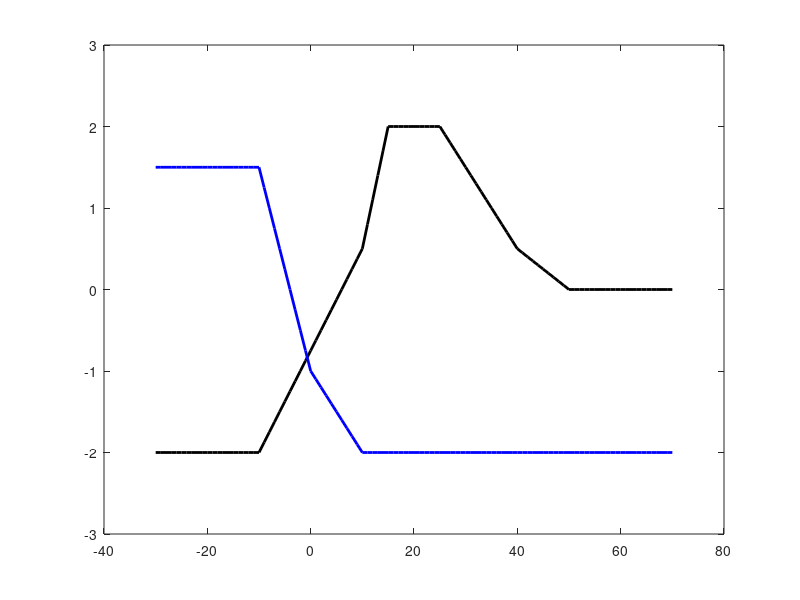

Source code (MATLAB):
clear all
close all
centerlinebox=-30:70;
sidebox=-30:70;
numtcl=numel(centerlinebox);
numstd=numel(sidebox);

for pp=1:numtcl
    if (centerlinebox(pp)>=-10 & centerlinebox(pp)<10) 
        llscore(pp)=0.125*centerlinebox(pp)-0.75;
    elseif (centerlinebox(pp)>=10 & centerlinebox(pp)<15)
        llscore(pp)=0.3*centerlinebox(pp)-2.5;
    elseif (centerlinebox(pp)>=15 & centerlinebox(pp)<=25)
        llscore(pp)=2;
    elseif (centerlinebox(pp)>25 & centerlinebox(pp)<40)
        llscore(pp)=-0.1*centerlinebox(pp)+4.5;
    elseif (centerlinebox(pp)>=40 & centerlinebox(pp)<50)
        llscore(pp)=-0.05*centerlinebox(pp)+2.5;
    elseif (centerlinebox(pp)>=50 )
        llscore(pp)=0;
    elseif (centerlinebox(pp)<-10)
        llscore(pp)=-2;
    end
%     clscore(pp)=(sum(llscore(:)));
end
 
for ppp=1:numtcl
    if (sidebox(ppp)>=-10 & sidebox(ppp)<0) 
        ssscore(ppp)=-0.25*sidebox(ppp)-1;
    elseif (sidebox(ppp)>=0 & sidebox(ppp)<10) 
        ssscore(ppp)=-0.1*sidebox(ppp)-1;
    elseif (sidebox(ppp)>=10)
        ssscore(ppp)=-2;
    elseif (sidebox(ppp)<-10)
        ssscore(ppp)=1.5;
    end
end

 plot(centerlinebox,llscore,'k','linewidth',2)
ylim([-3 3])
 hold on;
plot(centerlinebox,ssscore,'b','linewidth',2)
hold off;
